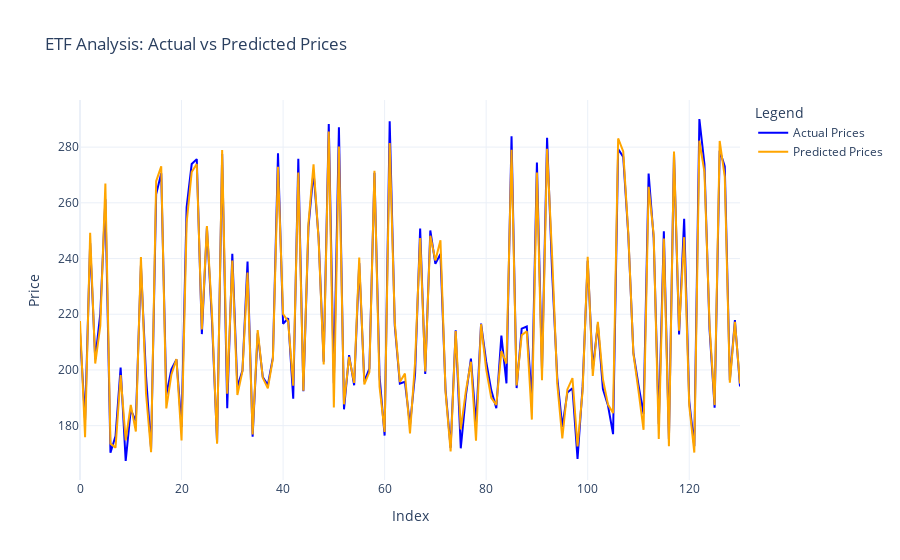

Write notebook code for a chart like this one.
### Code cell
import plotly.graph_objects as go
import pandas as pd

# Ensure predictions and actual values are in the same DataFrame for better plotting
results = pd.DataFrame({
    'Actual': y_test_actual.flatten(),
    'Predicted': predictions.flatten(),
    'Index': range(len(y_test_actual))
})

# Create an interactive plot
fig = go.Figure()

# Add actual prices trace
fig.add_trace(go.Scatter(
    x=results['Index'],
    y=results['Actual'],
    mode='lines',
    name='Actual Prices',
    line=dict(color='blue'),
    hovertemplate='Index: %{x}<br>Actual Price: %{y:.2f}<extra></extra>'
))

# Add predicted prices trace
fig.add_trace(go.Scatter(
    x=results['Index'],
    y=results['Predicted'],
    mode='lines',
    name='Predicted Prices',
    line=dict(color='orange'),
    hovertemplate='Index: %{x}<br>Predicted Price: %{y:.2f}<extra></extra>'
))

# Update layout
fig.update_layout(
    title='ETF Analysis: Actual vs Predicted Prices',
    xaxis_title='Index',
    yaxis_title='Price',
    legend_title='Legend',
    template='plotly_white'
)

# Show the interactive plot
fig.show()

### Figure 1 — Plotly figure (JSON) as saved in the notebook; plotly's stock layout.template omitted (floating-point values rounded to 4 significant figures; data arrays with more than 128 entries replaced by an {"elided": "..."} marker saying what was removed)
{"data": [{"hovertemplate": "Index: %{x}<br>Actual Price: %{y:.2f}<extra></extra>", "line": {"color": "blue"}, "mode": "lines", "name": "Actual Prices", "type": "scatter", "x": {"elided": "131 int values"}, "y": {"elided": "131 float values"}}, {"hovertemplate": "Index: %{x}<br>Predicted Price: %{y:.2f}<extra></extra>", "line": {"color": "orange"}, "mode": "lines", "name": "Predicted Prices", "type": "scatter", "x": {"elided": "131 int values"}, "y": {"elided": "131 float values"}}], "layout": {"autosize": true, "legend": {"title": {"text": "Legend"}}, "title": {"text": "ETF Analysis: Actual vs Predicted Prices"}, "xaxis": {"autorange": true, "range": [0, 130], "title": {"text": "Index"}, "type": "linear"}, "yaxis": {"autorange": true, "range": [160.5, 296.9], "title": {"text": "Price"}, "type": "linear"}}}
